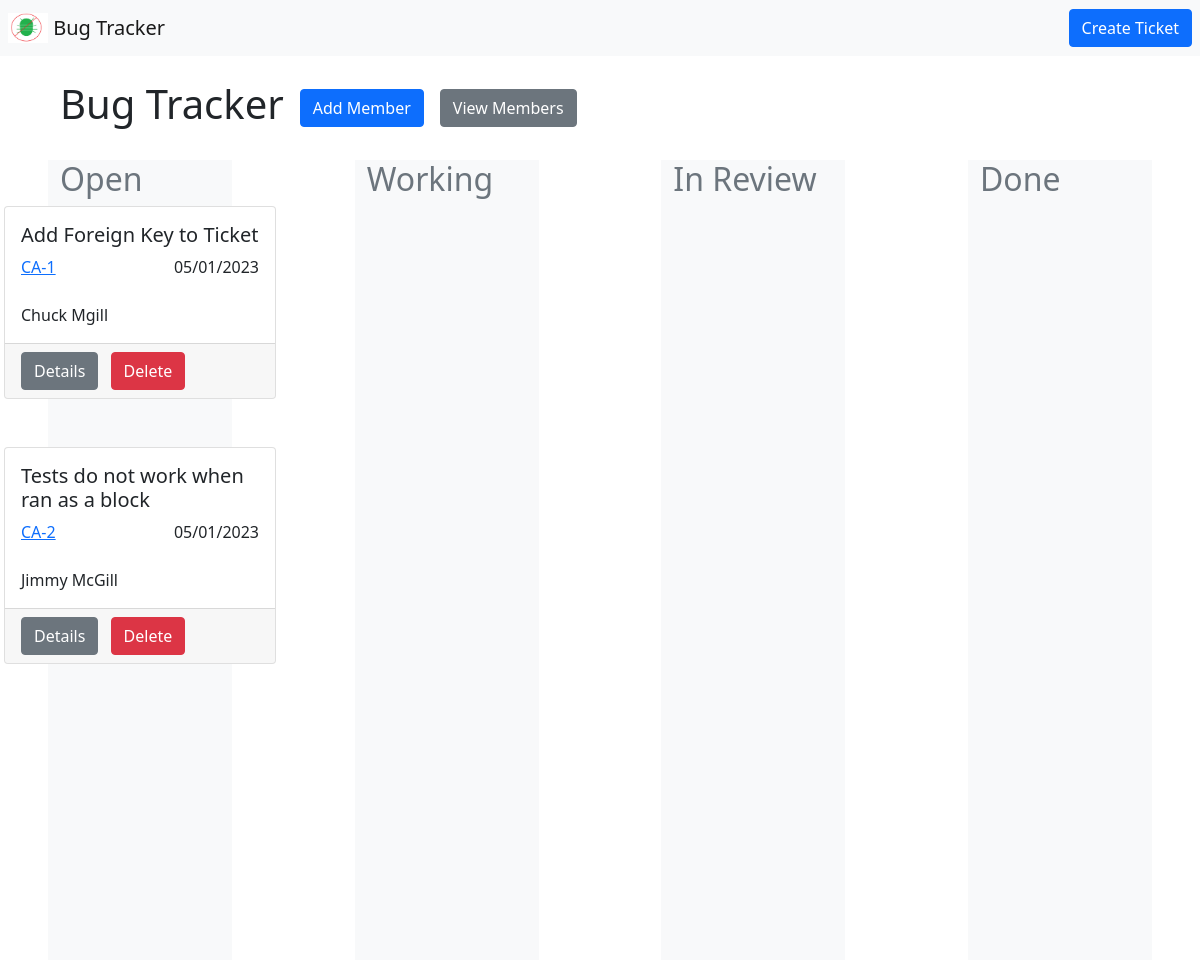
The page / on the database its author committed.
### bug_tracker/src/Core_Model.py (models this page shows, shortened)
class Ticket(db.Model):
    ticket_id = db.Column(db.Integer, primary_key=True)
    ticket_code = db.Column(db.String(255), unique=True, nullable=False)
    ticket_title = db.Column(db.String(20), nullable=False)
    ticket_description = db.Column(db.Text)
    ticket_status = db.Column(db.String(20), nullable=False)
    ticket_assignee = db.Column(db.String(20))
    ticket_created_at = db.Column(DateTime, default=datetime.datetime.now())

### bug_tracker/routes.py (the view)
@app.route("/")
def home_page_get():
    return render_template("Home_Page.html", model=get_home_page_model())

### bug_tracker/routes.py (called while the page is built)
def get_home_page_model():
    return {'members': Member.query.all(), 'tickets': Ticket.query.all()}

### bug_tracker/templates/Home_Page.html
{% extends 'Base.html' %}
{% block content %}
    <div id="body-container">
        {% include 'components/Project_Members.html' %}
        {% include 'components/Card_Containers.html' %}
    </div>
{% endblock %}

### bug_tracker/templates/Base.html (shortened to what this page needs)
<!DOCTYPE html>
<html>
    <head>
        {% block head %}
            <link href="https://cdn.jsdelivr.net/npm/bootstrap@5.0.2/dist/css/bootstrap.min.css" rel="stylesheet">
            <link href="{{ url_for('static', filename='styles/Styles.css') }}" rel="stylesheet" type="text/css">
        {% endblock %}
    </head>
    <body>
         {% include 'components/Navbar.html' %}
         <div id="content">{% block content %}{% endblock %}</div>
    </body>
</html>

### bug_tracker/templates/components/Navbar.html
<nav class="navbar navbar-light bg-light">
    <a class="navbar-brand" href="#">
      <img src="{{ url_for('static', filename='img/logo.png') }}" width="40" height="30" class="d-inline-block align-top ms-2" alt=""/>
      Bug Tracker
    </a>
    <a type="button" class="btn btn-primary me-2" href="{{ url_for('add_ticket_form_get') }}">Create Ticket</a>
</nav>

### bug_tracker/templates/components/Project_Members.html (shortened to what this page needs)
<div class="row mt-4">
    <div class="col-12 d-flex align-items-center">
        <h1 class="me-2">Bug Tracker</h1>
        <a type="button" class="btn btn-primary ms-2 me-2" href="{{ url_for('add_member_form_get') }}">Add Member</a>
        <div class="dropdown ms-2">
            <button type="button" class="btn btn-secondary" data-bs-toggle="modal" data-bs-target="#members-modal">View Members</button>
        </div>
    </div>
</div>

### bug_tracker/templates/components/Card_Containers.html (shortened to what this page needs)
<div class="row vh-100 mt-4 d-flex justify-content-between">
    <div class="col-2 bg-light">
        <h2 class="text-muted">Open</h2>
        <div class="d-flex flex-column align-items-center">
            {% for ticket in model.tickets %}
                {% if ticket.ticket_status == 'Open' %}
                    {% include 'components/Ticket_Card.html' %}
                {% endif %}
            {% endfor %}
        </div>
    </div>
    <div class="col-2 bg-light">
        <h2 class="text-muted">Working</h2>
    </div>
    <div class="col-2 bg-light">
        <h2 class="text-muted">In Review</h2>
    </div>
    <div class="col-2 bg-light">
        <h2 class="text-muted">Done</h2>
    </div>
</div>

### bug_tracker/templates/components/Ticket_Card.html
<div id="ticket-card" class="card mb-5">
    <div class="card-body">
        <h5 class="card-title">{{ticket.ticket_title}}</h5>
        <a href="{{ url_for('edit_ticket_form_get', ticket_code=ticket.ticket_code) }}">{{ticket.ticket_code}}</a>
        <p class="float-end">{{ticket.ticket_created_at.strftime("%d/%m/%Y")}}</p>
        <br/>
        <br/>
        <p class="card-text">{{ticket.ticket_assignee}}</p>
    </div>
    <div class="card-footer">
        <a type="button" class="btn btn-secondary me-2" href="{{ url_for('edit_ticket_form_get', ticket_code=ticket.ticket_code) }}">Details</a>
        <a type="button" class="btn btn-danger" href="{{ url_for('delete_ticket', ticket_code=ticket.ticket_code) }}">
            {% if ticket.ticket_status == 'Done' %} Close {% else %} Delete {% endif %}
        </a>
    </div>
</div>

### bug_tracker/static/styles/Styles.css (style rules this page uses)
#body-container { max-width: 1750px; width: 90%; margin-left: auto; margin-right: auto; }
#ticket-card { width: 17rem; }

### rows shown on the page
Ticket: ticket_title "Add Foreign Key to Ticket", ticket_code "CA-1", ticket_created_at "05/01/2023", ticket_assignee "Chuck Mgill", ticket_status "Delete"
Ticket: ticket_title "Tests do not work when ran as a block", ticket_code "CA-2", ticket_created_at "05/01/2023", ticket_assignee "Jimmy McGill", ticket_status "Delete"
